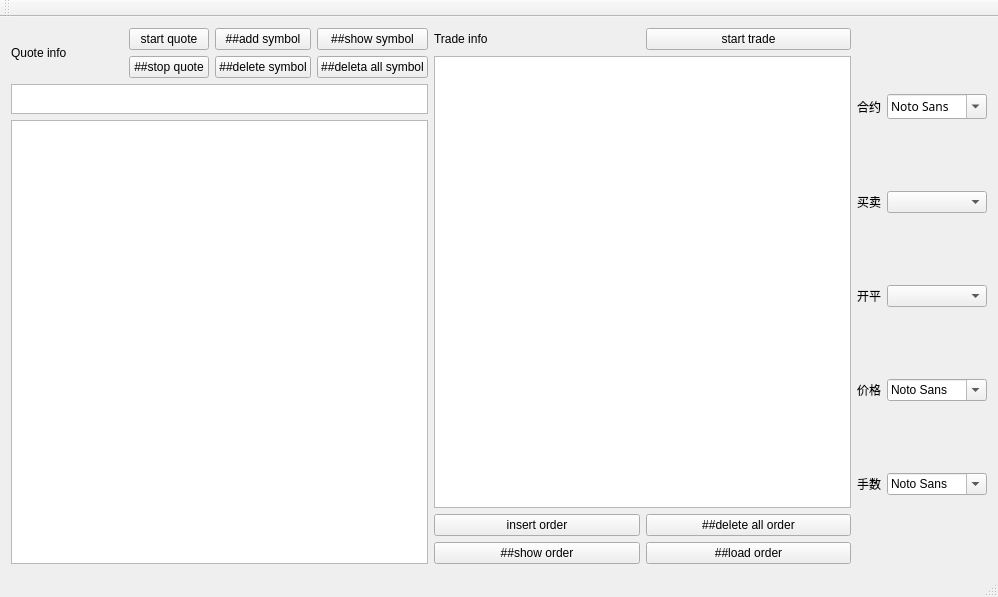
<?xml version="1.0" encoding="UTF-8"?>
<ui version="4.0">
 <class>MainWindow</class>
 <widget class="QMainWindow" name="MainWindow">
  <property name="geometry">
   <rect>
    <x>0</x>
    <y>0</y>
    <width>998</width>
    <height>597</height>
   </rect>
  </property>
  <property name="windowTitle">
   <string>CTP_QUOTE_DISPLAY</string>
  </property>
  <widget class="QWidget" name="centralWidget">
   <layout class="QVBoxLayout" name="verticalLayout_3">
    <item>
     <layout class="QHBoxLayout" name="horizontalLayout_4">
      <item>
       <layout class="QVBoxLayout" name="verticalLayout">
        <item>
         <layout class="QHBoxLayout" name="horizontalLayout_2">
          <item>
           <widget class="QLabel" name="label">
            <property name="text">
             <string>Quote info</string>
            </property>
           </widget>
          </item>
          <item>
           <layout class="QGridLayout" name="gridLayout_2">
            <item row="0" column="0">
             <widget class="QPushButton" name="pushButton">
              <property name="text">
               <string>start quote</string>
              </property>
             </widget>
            </item>
            <item row="0" column="1">
             <widget class="QPushButton" name="pushButton_8">
              <property name="text">
               <string>##add symbol</string>
              </property>
             </widget>
            </item>
            <item row="0" column="2">
             <widget class="QPushButton" name="pushButton_10">
              <property name="text">
               <string>##show symbol</string>
              </property>
             </widget>
            </item>
            <item row="1" column="0">
             <widget class="QPushButton" name="pushButton_7">
              <property name="text">
               <string>##stop quote</string>
              </property>
             </widget>
            </item>
            <item row="1" column="1">
             <widget class="QPushButton" name="pushButton_9">
              <property name="text">
               <string>##delete symbol</string>
              </property>
             </widget>
            </item>
            <item row="1" column="2">
             <widget class="QPushButton" name="pushButton_11">
              <property name="text">
               <string>##deleta all symbol</string>
              </property>
             </widget>
            </item>
           </layout>
          </item>
         </layout>
        </item>
        <item>
         <widget class="QTextEdit" name="textEdit">
          <property name="minimumSize">
           <size>
            <width>0</width>
            <height>30</height>
           </size>
          </property>
          <property name="maximumSize">
           <size>
            <width>16777215</width>
            <height>30</height>
           </size>
          </property>
         </widget>
        </item>
        <item>
         <widget class="QTextBrowser" name="textBrowser"/>
        </item>
       </layout>
      </item>
      <item>
       <layout class="QVBoxLayout" name="verticalLayout_2">
        <item>
         <layout class="QHBoxLayout" name="horizontalLayout_3">
          <item>
           <widget class="QLabel" name="label_2">
            <property name="text">
             <string>Trade info</string>
            </property>
           </widget>
          </item>
          <item>
           <widget class="QPushButton" name="pushButton_2">
            <property name="text">
             <string>start trade</string>
            </property>
           </widget>
          </item>
         </layout>
        </item>
        <item>
         <widget class="QTextBrowser" name="textBrowser_2">
          <property name="minimumSize">
           <size>
            <width>300</width>
            <height>0</height>
           </size>
          </property>
          <property name="maximumSize">
           <size>
            <width>500</width>
            <height>16777215</height>
           </size>
          </property>
         </widget>
        </item>
        <item>
         <layout class="QGridLayout" name="gridLayout">
          <item row="0" column="1">
           <widget class="QPushButton" name="pushButton_4">
            <property name="text">
             <string>##delete all order</string>
            </property>
           </widget>
          </item>
          <item row="0" column="0">
           <widget class="QPushButton" name="pushButton_3">
            <property name="text">
             <string>insert order</string>
            </property>
           </widget>
          </item>
          <item row="1" column="0">
           <widget class="QPushButton" name="pushButton_5">
            <property name="text">
             <string>##show order</string>
            </property>
           </widget>
          </item>
          <item row="1" column="1">
           <widget class="QPushButton" name="pushButton_6">
            <property name="text">
             <string>##load order</string>
            </property>
           </widget>
          </item>
         </layout>
        </item>
       </layout>
      </item>
      <item>
       <layout class="QVBoxLayout" name="verticalLayout_4">
        <item>
         <layout class="QHBoxLayout" name="horizontalLayout_5">
          <item>
           <widget class="QLabel" name="label_3">
            <property name="text">
             <string>合约</string>
            </property>
           </widget>
          </item>
          <item>
           <widget class="QFontComboBox" name="fontComboBox">
            <property name="minimumSize">
             <size>
              <width>100</width>
              <height>0</height>
             </size>
            </property>
            <property name="maximumSize">
             <size>
              <width>100</width>
              <height>16777215</height>
             </size>
            </property>
            <property name="font">
             <font>
              <family>微软雅黑</family>
              <pointsize>9</pointsize>
             </font>
            </property>
            <property name="contextMenuPolicy">
             <enum>Qt::DefaultContextMenu</enum>
            </property>
            <property name="iconSize">
             <size>
              <width>0</width>
              <height>0</height>
             </size>
            </property>
            <property name="currentFont">
             <font>
              <family>微软雅黑</family>
              <pointsize>9</pointsize>
              <stylestrategy>NoAntialias</stylestrategy>
              <kerning>false</kerning>
             </font>
            </property>
           </widget>
          </item>
         </layout>
        </item>
        <item>
         <layout class="QHBoxLayout" name="horizontalLayout_6">
          <item>
           <widget class="QLabel" name="label_4">
            <property name="text">
             <string>买卖</string>
            </property>
           </widget>
          </item>
          <item>
           <widget class="QComboBox" name="comboBox">
            <property name="minimumSize">
             <size>
              <width>100</width>
              <height>0</height>
             </size>
            </property>
            <property name="maximumSize">
             <size>
              <width>100</width>
              <height>16777215</height>
             </size>
            </property>
           </widget>
          </item>
         </layout>
        </item>
        <item>
         <layout class="QHBoxLayout" name="horizontalLayout_7">
          <item>
           <widget class="QLabel" name="label_5">
            <property name="text">
             <string>开平</string>
            </property>
           </widget>
          </item>
          <item>
           <widget class="QComboBox" name="comboBox_2">
            <property name="minimumSize">
             <size>
              <width>100</width>
              <height>0</height>
             </size>
            </property>
            <property name="maximumSize">
             <size>
              <width>100</width>
              <height>16777215</height>
             </size>
            </property>
           </widget>
          </item>
         </layout>
        </item>
        <item>
         <layout class="QHBoxLayout" name="horizontalLayout_8">
          <item>
           <widget class="QLabel" name="label_6">
            <property name="text">
             <string>价格</string>
            </property>
           </widget>
          </item>
          <item>
           <widget class="QFontComboBox" name="fontComboBox_2">
            <property name="minimumSize">
             <size>
              <width>100</width>
              <height>0</height>
             </size>
            </property>
            <property name="maximumSize">
             <size>
              <width>100</width>
              <height>16777215</height>
             </size>
            </property>
            <property name="currentFont">
             <font>
              <family>微软雅黑</family>
             </font>
            </property>
           </widget>
          </item>
         </layout>
        </item>
        <item>
         <layout class="QHBoxLayout" name="horizontalLayout_9">
          <item>
           <widget class="QLabel" name="label_7">
            <property name="text">
             <string>手数</string>
            </property>
           </widget>
          </item>
          <item>
           <widget class="QFontComboBox" name="fontComboBox_3">
            <property name="minimumSize">
             <size>
              <width>100</width>
              <height>0</height>
             </size>
            </property>
            <property name="maximumSize">
             <size>
              <width>100</width>
              <height>16777215</height>
             </size>
            </property>
            <property name="currentFont">
             <font>
              <family>微软雅黑</family>
             </font>
            </property>
           </widget>
          </item>
         </layout>
        </item>
       </layout>
      </item>
     </layout>
    </item>
    <item>
     <layout class="QHBoxLayout" name="horizontalLayout"/>
    </item>
   </layout>
  </widget>
  <widget class="QMenuBar" name="menuBar">
   <property name="geometry">
    <rect>
     <x>0</x>
     <y>0</y>
     <width>998</width>
     <height>23</height>
    </rect>
   </property>
  </widget>
  <widget class="QToolBar" name="mainToolBar">
   <attribute name="toolBarArea">
    <enum>TopToolBarArea</enum>
   </attribute>
   <attribute name="toolBarBreak">
    <bool>false</bool>
   </attribute>
  </widget>
  <widget class="QStatusBar" name="statusBar"/>
 </widget>
 <layoutdefault spacing="6" margin="11"/>
 <resources/>
 <connections/>
</ui>
